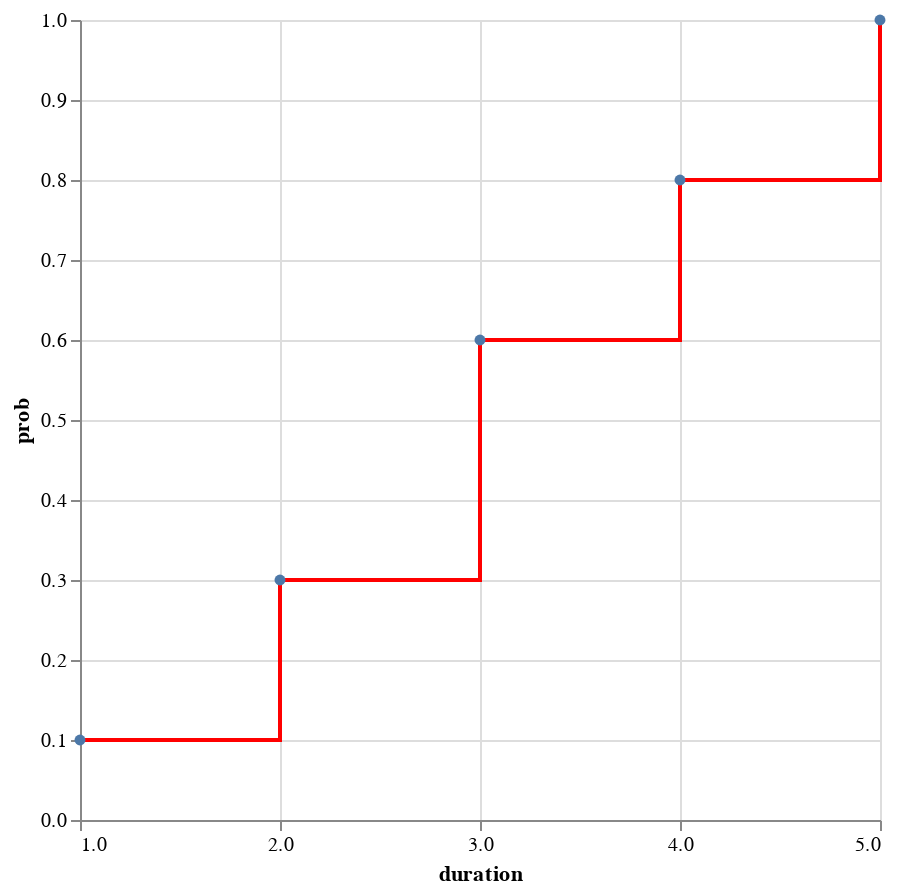

Here is the notebook cell this chart was saved with:
### Markdown cell above
---
### Experiments

### Code cell
import pandas as pd
import altair as alt
import numpy as np

# from: https://stackoverflow.com/questions/33345780/empirical-cdf-in-python-similiar-to-matlabs-one
def ecdf(sample):

    # convert sample to a numpy array, if it isn't already
    sample = np.atleast_1d(sample)

    # find the unique values and their corresponding counts
    quantiles, counts = np.unique(sample, return_counts=True)

    # take the cumulative sum of the counts and divide by the sample size to
    # get the cumulative probabilities between 0 and 1
    cumprob = np.cumsum(counts).astype(np.double) / sample.size

    return quantiles, cumprob

sample = [1, 2, 2, 3, 3, 3, 4, 4, 5, 5,]
qe, pe = ecdf(sample)
data = pd.DataFrame({"duration": list(qe), "prob": list(pe)})

alt.Chart(data).mark_line(interpolate='step-after', point=True, color="red").encode(
    x = alt.X("duration", axis=alt.Axis(values=[0, 1, 2, 3, 4, 5]), scale=alt.Scale(domain=(1,5))),
    y = "prob"
).properties(
    width=400, 
    height=400
)

### Figure 1 — Vega-Lite specification as saved in the notebook (floating-point values rounded to 4 significant figures)
{"config": {"view": {"continuousWidth": 400, "continuousHeight": 300}}, "data": {"name": "data-e28aee9ea77bcbe212e5d393c354b276"}, "mark": {"type": "line", "color": "red", "interpolate": "step-after", "point": true}, "encoding": {"x": {"axis": {"values": [0, 1, 2, 3, 4, 5]}, "field": "duration", "scale": {"domain": [1, 5]}, "type": "quantitative"}, "y": {"field": "prob", "type": "quantitative"}}, "height": 400, "width": 400, "$schema": "https://vega.github.io/schema/vega-lite/v4.17.0.json", "datasets": {"data-e28aee9ea77bcbe212e5d393c354b276": [{"duration": 1, "prob": 0.1}, {"duration": 2, "prob": 0.3}, {"duration": 3, "prob": 0.6}, {"duration": 4, "prob": 0.8}, {"duration": 5, "prob": 1.0}]}}
